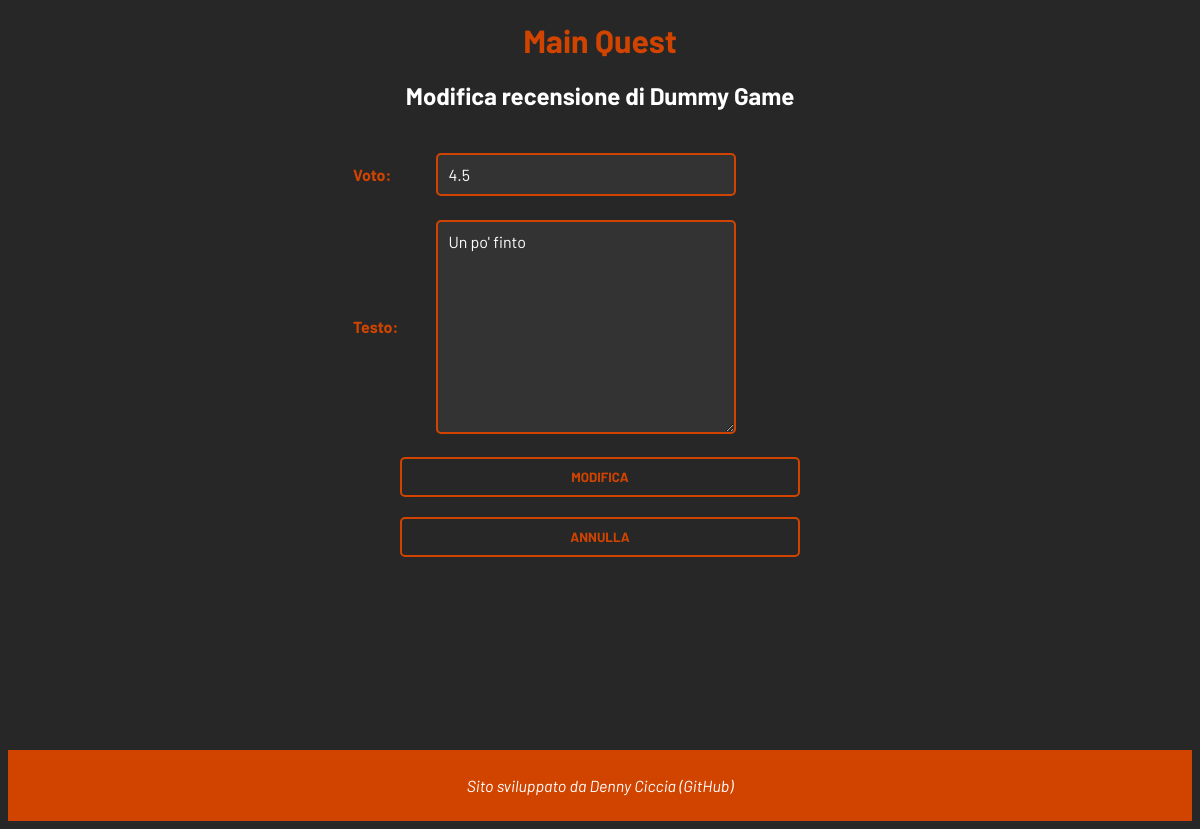
Screenshot of /prodotti/recensione/modifica/53 (signed in) with the database file from the repository.
### prodotti/models.py (models this page shows, shortened)
class Prodotto(models.Model):
    titolo = models.CharField(max_length=100)
    immagine = models.ImageField(upload_to="game_images/", default="imgs/placeholder_image.png")
    descrizione = models.TextField()
    genere = models.CharField(max_length=50)
    prezzo = models.DecimalField(decimal_places=2, max_digits=10, validators=[MinValueValidator(0)])
    requisiti = models.CharField(max_length=500)
    data_rilascio = models.DateField()
    venditore = models.ForeignKey(Venditore, on_delete=models.CASCADE, related_name="prodotti")
    acquirenti = models.ManyToManyField(Acquirente, related_name="prodotti")
    class Meta:
        verbose_name_plural = "Prodotti"

class Recensione(models.Model):
    testo = models.TextField(blank=True)
    voto = models.DecimalField(decimal_places=1, max_digits=3, validators=[MinValueValidator(1), MaxValueValidator(10)])
    data_pubblicazione = models.DateField()
    utente = models.ForeignKey(Acquirente, null=True, on_delete=models.SET_NULL, related_name="recensioni")
    prodotto = models.ForeignKey(Prodotto, on_delete=models.CASCADE, related_name="recensioni")
    class Meta:
        verbose_name_plural = "Recensioni"

### prodotti/views.py (the view, shortened to what this page needs)
# urls.py: path("recensione/modifica/<int:pk>", ModificaRecensione.as_view(), name="modifica_recensione"),
class ModificaRecensione(GroupRequiredMixin, UpdateView):
    group_required = ["Acquirenti"]
    login_url = reverse_lazy("login")
    model = Recensione
    form_class = RecensioneForm
    template_name = "prodotti/modifica_recensione.html"
    def dispatch(self, request, *args, **kwargs):
        recensione = get_object_or_404(Recensione, pk=kwargs["pk"])
        acquirente = request.user.acquirente_profile
        if not recensione.utente == acquirente:
            messages.error(request, "Non hai scritto questa recensione.")
            return redirect("pagina_negozio", pk=recensione.prodotto.pk)
        return super().dispatch(request, *args, **kwargs)
    def get_context_data(self, **kwargs):
        context = super().get_context_data(**kwargs)
        context["prodotto"] = Prodotto.objects.get(pk=self.object.prodotto.pk)
        return context

### prodotti/forms.py
class RecensioneForm(forms.ModelForm):
    def __init__(self, *args, **kwargs):
        super().__init__(*args, **kwargs)
        self.fields["voto"].validators.append(MinValueValidator(1))
        self.fields["voto"].validators.append(MaxValueValidator(10))
    class Meta:
        model = Recensione
        fields = ("voto", "testo")

### prodotti/templates/prodotti/modifica_recensione.html (shortened to what this page needs)
<!DOCTYPE html>
<html lang="it">
<head>
    {% load static %}
    <link href="{% static 'css/style.css' %}" rel="stylesheet">
    <link href="{% static 'css/style_form.css' %}" rel="stylesheet">
</head>
<body>
    <div class="page-container">
        <div class="content-wrap">
            <h1 class="main-title"><a href="{% url "home" %}">Main Quest</a></h1>
            <h2 class="second-title">Modifica recensione di {{ prodotto.titolo }}</h2>
            <form method="POST" action="{% url "modifica_recensione" recensione.pk %}"> {% csrf_token %}
                <table>
                    {{ form.as_table }}
                </table>
                <button type="submit">Modifica</button>
                <a href="{% url "pagina_negozio" prodotto.pk %}"><button type="button">Annulla</button></a>
            </form>
        </div>
        <div class="footer">
            {% include "footer.html" %}
        </div>
    </div>
</body>
</html>

### static/css/style.css (style rules this page uses)
body { background-color: #272727; color: #ffffff; font-family: 'Barlow', sans-serif; }
h1, h2, h3, h4, h5, h6 { font-weight: bold; }
.main-title { text-align: center; }
.main-title a { color: #d14400; text-decoration: none; }
.second-title { color: #ffffff; text-align: center; }
a { color: #ffffff; text-decoration: none; }
.page-container { position: relative; min-height: 100vh; }
.content-wrap { padding-bottom: 2.5rem; }
.footer { background-color: #d14400; color: #ffffff; text-align: center; padding: 10px 0; position: absolute; bottom: 0; width: 100%; }

### static/css/style_form.css (style rules this page uses)
form { background-color: #272727; padding: 20px; border-radius: 8px; color: #ffffff; font-family: 'Barlow', sans-serif; margin: 0 auto; text-align: center; max-width: 500px; }
form label { font-weight: bold; color: #d14400; text-align: left; display: block; margin: 0 auto 20px auto; width: 100%; max-width: 400px; }
form input, form select, form textarea { padding: 10px; border: 2px solid #d14400; border-radius: 5px; background-color: #333333; color: #ffffff; font-family: 'Barlow', sans-serif; font-size: 16px; transition: border-color 0.3s; display: block; margin: 0 auto 20px auto; width: 75%; max-width: 400px; }
form button { background-color: transparent; border: 2px solid #d14400; color: #d14400; padding: 10px 20px; border-radius: 5px; cursor: pointer; text-transform: uppercase; font-family: 'Barlow', sans-serif; font-weight: bold; transition: background-color 0.3s, color 0.3s; display: block; margin: 0 auto 20px auto; width: 100%; max-width: 400px; }

### rows the page displays
Prodotto: titolo "Dummy Game"
Recensione: voto "4.5", testo "Un po' finto"
